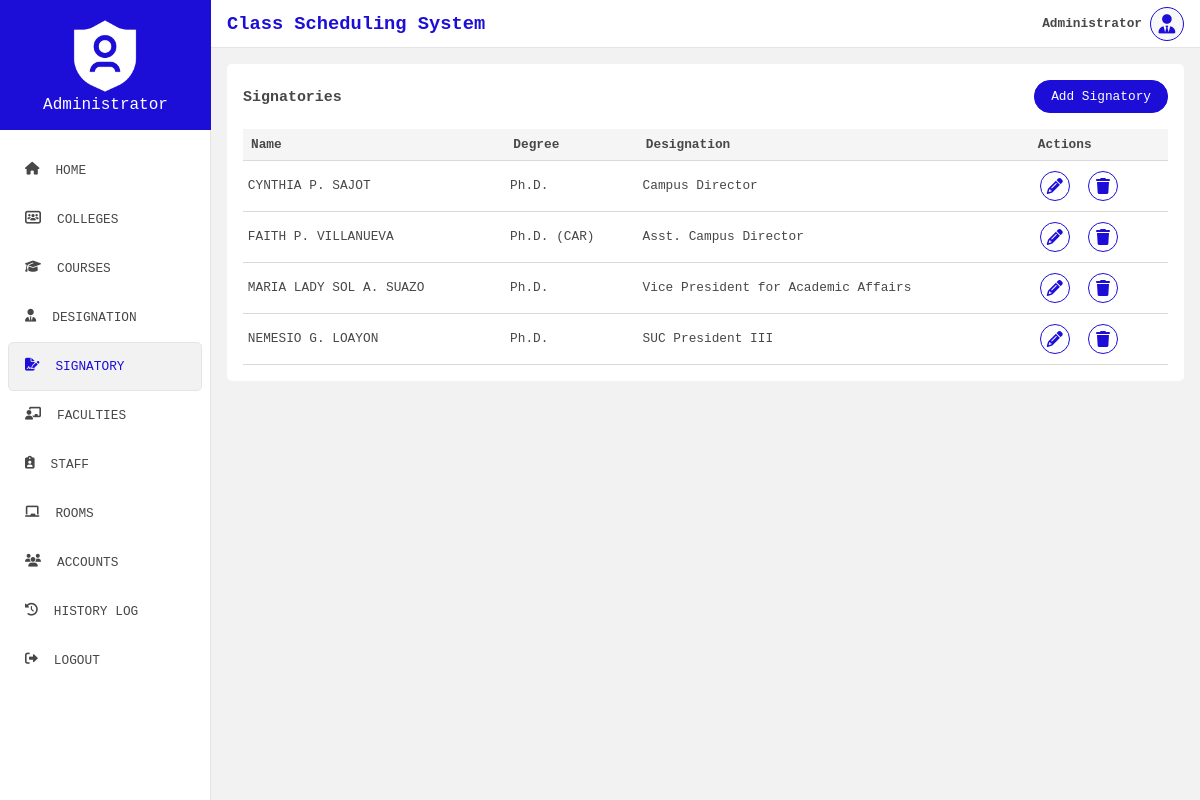
/view/signatory.php (signed in), run on the app's committed database.
### tables this page shows
CREATE TABLE `signatory` (
  `id` int(11) NOT NULL,
  `name` varchar(50) NOT NULL,
  `degree` varchar(50) NOT NULL,
  `designation` varchar(50) NOT NULL
);

### config/Dbh.php (called while the page is built)
<?php
class Dbh{
    private $host = "localhost";
    private $db_name = "class_scheduling";
    private $username = "root";
    private $password = "";
    public function connect(){
        try{
            $conn = new PDO("mysql:host=".$this->host.";dbname=".$this->db_name, $this->username, $this->password);
            $conn->setAttribute(PDO::ATTR_ERRMODE, PDO::ERRMODE_EXCEPTION);
            return $conn;
        } catch (PDOException $e){
            echo "Connection failed " . $e->getMessage();
        }
    }
}

### models/SignatoryModel.php (called while the page is built, shortened)
<?php
require_once "../config/Dbh.php";
class SignatoryModel extends Dbh{
    private $conn;
    public function __construct(){
        $this->conn = $this->connect();
    }
    public function read_signatories(){
        $sql = "SELECT * FROM `signatory`";
        $stmt = $this->conn->prepare($sql);
        $stmt->execute();
        return $stmt->fetchAll(PDO::FETCH_ASSOC);
    }
}

### controllers/SignatoryContr.php (called while the page is built, shortened)
<?php
require_once "../models/SignatoryModel.php";
class SignatoryContr extends SignatoryModel{
    public function get_signatories(){
        return $this->read_signatories();
    }
}

### view/signatory.php (the view, shortened to what this page needs)
<?php
    require_once "../controllers/SignatoryContr.php";
    $signatory_contr = new SignatoryContr();
?>
<!DOCTYPE html>
<html lang="en">
<head>
    <link rel="stylesheet" href="../public/css/general.css">
    <link rel="stylesheet" href="../public/css/all.css">
</head>
<body>
    <div class="container">
        <?php include '../includes/sidebar.php'; ?>
        <div class="main">
            <?php include '../includes/header.php'; ?>
            <div class="content">
                <div class="table_container">
                    <section>
                        <h3>Signatories</h3>
                        <button class="add_btn" id="add_signatory">Add Signatory</button>
                    </section>
                    <table>
                        <tr>
                            <th>Name</th>
                            <th>Degree</th>
                            <th>Designation</th>
                            <th>Actions</th>
                        </tr>
                        <?php
                            foreach($signatory_contr->get_signatories() as $signatory){
                                ?>
                                <tr>
                                    <td><?php echo $signatory["name"]; ?></td>
                                    <td><?php echo $signatory["degree"]; ?></td>
                                    <td><?php echo $signatory["designation"]; ?></td>
                                    <td>
                                        <button class="tb_action_item" title="edit" onclick='handleSignatoryEdit(`<?php echo json_encode($signatory); ?>`);'>
                                            <i class="fas fa-pencil"></i>
                                        </button>
                                        <button class="tb_action_item" title="delete" onclick="handleSignatoryDelete(`<?php echo $signatory['id']; ?>`);">
                                            <i class="fas fa-trash"></i>
                                        </button>
                                    </td>
                                </tr>
                                <?php
                            }
                        ?>
                    </table>
                </div>
            </div>
        </div>
    </div>
</body>
</html>

### public/css/general.css (style rules this page uses)
* { padding: 0; margin: 0; box-sizing: border-box; font-family: 'Courier New', Courier, monospace; }
:root { --primary: #ffffff; --secondary: #474747; --blue-accent: #1c0ed7; --orange-accent: #F15412; }
body { background-color: #f3f2f2; height: 90vh; }
.container { display: flex; }
.main { width: 100%; display: flex; flex-direction: column; }
.content { flex: 1; padding: 1rem; width: 100%; font-size: .8rem; }
.table_container { background-color: var(--primary); padding: 1rem; border-radius: 5px; color: var(--secondary); overflow-y: auto; }
.table_container section { display: flex; align-items: center; justify-content: space-between; margin-bottom: 1rem; }
.add_btn { background-color: var(--blue-accent); color: var(--primary); border: none; outline: none; border: 1px solid var(--blue-accent); font-size: .8rem; padding: .5rem 1rem; border-radius: 1rem; cursor: pointer; }
table { width: 100%; border-radius: 5px; border-collapse: collapse; }
td, th { border-bottom: 1px solid #dadada; }
th { background-color: #f5f5f5; padding: .5rem; text-align: left; }
td { padding: .3rem; }
.tb_action_item { margin-right: .5rem; border: none; outline: none; background-color: #FFF; cursor: pointer; margin: 5px; }
.tb_action_item i { font-size: 1rem; position: relative; background-color: var(--primary); border: 1px solid var(--blue-accent); color: var(--blue-accent); border-radius: 50%; width: 1.9rem; height: 1.9rem; text-align: center; }
.tb_action_item i::before { position: relative; top: 50%; transform: translateY(-50%); display: block; }

### data on the page
signatory: name "CYNTHIA P. SAJOT", degree "Ph.D.", designation "Campus Director"
signatory: name "FAITH P. VILLANUEVA", degree "Ph.D. (CAR)", designation "Asst. Campus Director"
signatory: name "MARIA LADY SOL A. SUAZO", degree "Ph.D.", designation "Vice President for Academic Affairs"
signatory: name "NEMESIO G. LOAYON", degree "Ph.D.", designation "SUC President III"

### other printed values
$_SESSION["user"]["fname"] "Administrator"
